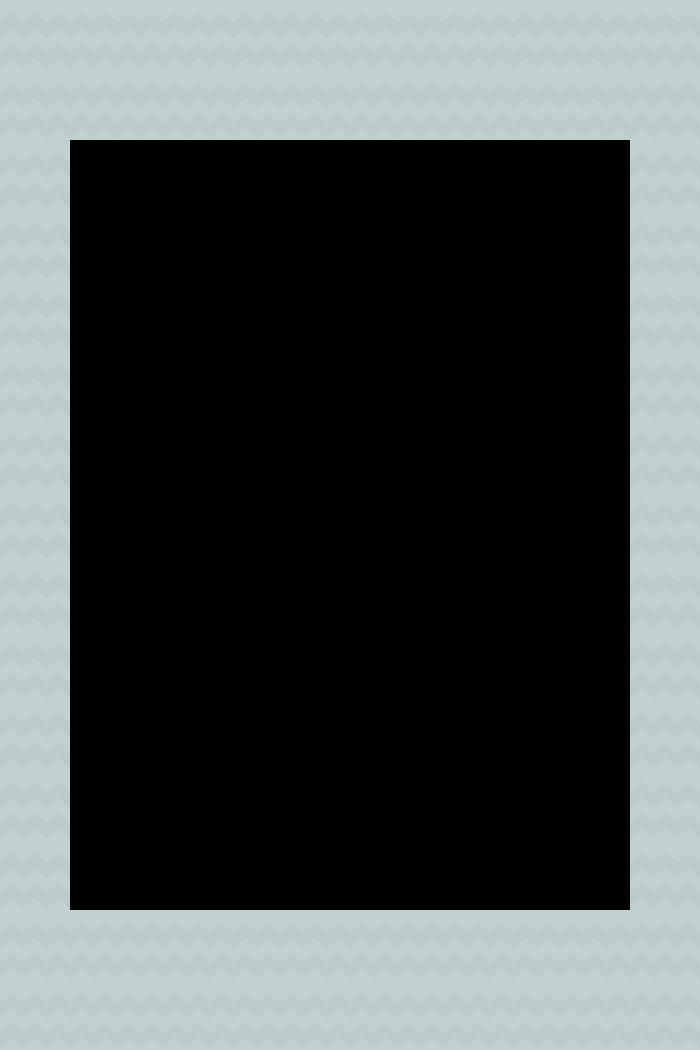

Below is a game level as drawn by its tile map, then a one-line description and the .tmx that defines it (tile-layer data replaced by summaries):
An orthogonal 10x15 tile map with 70x70 px tiles, 1 tile layer (Tile Layer 1), 2 tilesets and 9 objects.

<map version="1.0" orientation="orthogonal" renderorder="right-down" width="10" height="15" tilewidth="70" tileheight="70" nextobjectid="10">
 <tileset firstgid="1" name="tiles_spritesheet" tilewidth="70" tileheight="70" spacing="2" tilecount="156">
  <image source="tiles_spritesheet.png" width="914" height="936" />
 </tileset>
 <tileset firstgid="157" name="item_persSpriteSheet" tilewidth="70" tileheight="70" spacing="2" tilecount="100">
  <image source="item_persSpriteSheet.png" width="720" height="720" />
 </tileset>
 <layer name="Tile Layer 1" width="10" height="15">
  <data>[150 cells, 62 non-empty, 1 distinct tile ids]</data>
 </layer>
 <objectgroup name="Object Layer 1" width="69" height="69">
  <object id="1" x="22" y="18" width="44" height="964" />
  <object id="2" x="58" y="908" width="592" height="74" />
  <object id="3" x="614" y="46" width="44" height="34" />
  <object id="4" x="628" y="64" width="34" height="878" />
  <object id="5" x="58" y="78" width="604" height="60" />
 </objectgroup>
 <objectgroup name="Object Layer 2" width="69" height="69">
  <object id="6" x="140" y="890" width="70" height="14">
   <properties>
    <property name="button" value="1" />
   </properties>
  </object>
 </objectgroup>
 <objectgroup name="Object Layer 3" width="69" height="69" />
 <objectgroup name="Object Layer 4" width="69" height="69">
  <object id="8" x="278" y="838" width="69" height="69">
   <properties>
    <property name="lever" value="1" />
   </properties>
  </object>
  <object id="9" x="370" y="838" width="69" height="69">
   <properties>
    <property name="lever" value="1" />
   </properties>
  </object>
 </objectgroup>
 <objectgroup name="Object Layer 5" width="69" height="69">
  <object id="7" x="494" y="138" width="70" height="770">
   <properties>
    <property name="weight" value="1" />
   </properties>
  </object>
 </objectgroup>
 <objectgroup name="Object Layer 6" width="69" height="69" />
</map>
